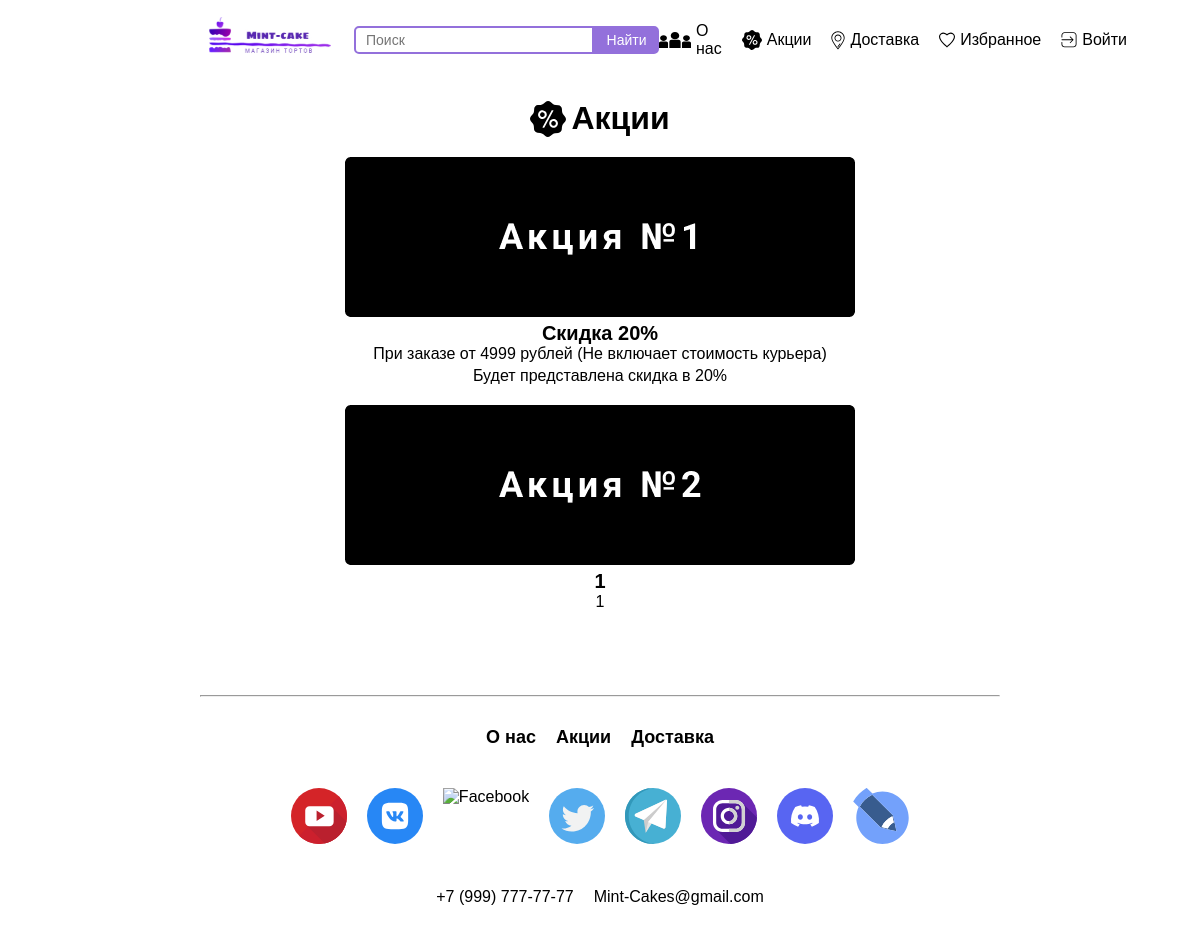
The page /sales.php on the database its author committed.
### tables this page shows
CREATE TABLE `sales` (
  `id` int NOT NULL,
  `name` varchar(50) NOT NULL,
  `image` varchar(50) NOT NULL,
  `text` varchar(200) NOT NULL,
  `hidden` varchar(10) NOT NULL DEFAULT 'no'
);

### sales.php (the view, shortened to what this page needs)
<?php
require("db.php");
$sales = $db->query("SELECT * FROM sales WHERE hidden='no'")->fetchAll(2);
?>
<!DOCTYPE html>
<html lang="ru">
<head>
    <link rel="stylesheet" href="css/sales.css">
</head>
<body>
    <header>
        <div class="head">
            <div class="container__head df ai">
                <div class="df ai">
                    <a href="index.php">
                        <img src="image/logo.svg" alt="Логотип">
                    </a>
                    <form action="search.php" method="POST" class="df">
                        <input type="search" name="search" placeholder="Поиск" required>
                        <button type="submit">Найти</button>
                    </form>
                </div>
                <?php if (isset($_SESSION["user"])) { ?>
                    <div class="menu df">
                        <a href="about.php">
                            <img src="image/about.svg" alt="О нас" width="32" height="16">
                            <span>О нас</span>
                        </a>
                        <a href="sales.php">
                            <img src="image/sale.svg" alt="Акции" width="20" height="20">
                            <span>Акции</span>
                        </a>
                        <a href="delivery.php">
                            <img src="image/delivery.svg" alt="Доставка" width="14" height="19">
                            <span>Доставка</span>
                        </a>
                        <a href="favorites.php">
                            <img src="image/favorites.svg" alt="Избранное" width="16" height="16">
                            <span>Избранное</span>
                        </a>
                        <?php if ($_SESSION["user"]["role"] == 1) { ?>
                            <a href="admin.php">
                                <img src="image/admin.svg" alt="Меню" width="16" height="16">
                                <span>Меню</span>
                            </a>
                            <a href="profile.php">
                                <img src="image/profile.svg" alt="Меню" width="16" height="16">
                                <span>Профиль</span>
                            </a>
                            <a href="?logout=1">
                                <img src="image/login.svg" alt="Войти" width="16" height="16">
                                <span>Выйти</span>
                            </a>
                        <?php } else { ?>
                            <a href="profile.php">
                                <img src="image/profile.svg" alt="Меню" width="16" height="16">
                                <span>Профиль</span>
                            </a>
                            <a href="?logout=1">
                                <img src="image/login.svg" alt="Войти" width="16" height="16">
                                <span>Выйти</span>
                            </a>
                        <?php } ?>
                    </div>
                <?php } else { ?>
                    <div class="menu df">
                        <a href="about.php">
                            <img src="image/about.svg" alt="О нас" width="32" height="16">
                            <span>О нас</span>
                        </a>
                        <a href="sales.php">
                            <img src="image/sale.svg" alt="Акции" width="20" height="20">
                            <span>Акции</span>
                        </a>
                        <a href="delivery.php">
                            <img src="image/delivery.svg" alt="Доставка" width="14" height="19">
                            <span>Доставка</span>
                        </a>
                        <a href="favorites.php">
                            <img src="image/favorites.svg" alt="Избранное" width="16" height="16">
                            <span>Избранное</span>
                        </a>
                        <a href="login.php">
                            <img src="image/login.svg" alt="Войти" width="16" height="16">
                            <span>Войти</span>
                        </a>
                    </div>
                <?php } ?>
            </div>
        </div>
    </header>
    <main>
        <h2 class="main__top__text df jcc">
            <span class="df ai">
                <img src="image/sale.svg" alt="%">
                Акции
            </span>
        </h2>
        <div class="main__sales df ai">
            <?php foreach ($sales as $sale) : ?>
                <div class="sales__info">
                    <span class="df ai">
                        <img src="image/<?= $sale["image"] ?>" alt="Изображение баннера с акцией">
                        <?= $sale["name"] ?>
                    </span>
                    <ul class="df ai">
                        <?php $sale = explode(".", $sale["text"]); ?>
                        <li><?= $sale[0] ?></li>
                        <li><?= $sale[1] ?></li>
                    </ul>
                </div>
            <?php endforeach; ?>
        </div>
    </main>
    <hr>
    <footer>
        <div class="footer__nav df jcc">
            <a href="about.php">О нас</a>
            <a href="sales.php">Акции</a>
            <a href="delivery.php">Доставка</a>
        </div>
        <div class="footer__media df jcc">
            <a href="https://youtube.com">
                <img src="image/youtube.svg" alt="Youtube" width="56" height="56">
            </a>
            <a href="https://vk.com">
                <img src="image/vk.svg" alt="Vkontakte" width="56" height="56">
            </a>
            <a href="https://facebook.com">
                <img src="image/facebook.svg" alt="Facebook" width="56" height="56">
            </a>
            <a href="https://twitter.com">
                <img src="image/twitter.svg" alt="Twitter" width="56" height="56">
            </a>
            <a href="https://web.telegram.org">
                <img src="image/telegram.svg" alt="Telegram" width="56" height="56">
            </a>
            <a href="https://instagram.com">
                <img src="image/instagram.svg" alt="Instagram" width="56" height="56">
            </a>
            <a href="https://discord.com">
                <img src="image/discord.svg" alt="Discord" width="56" height="56">
            </a>
            <a href="https://livejournal.com">
                <img src="image/livejournal.svg" alt="Livejournal" width="56" height="56">
            </a>
        </div>
        <div class="footer__contact df jcc">
            <span class="fc__number">+7 (999) 777-77-77</span>
            <span class="fc__mail">Mint-Cakes@gmail.com</span>
        </div>
    </footer>
</body>
</html>

### css/sales.css (style rules this page uses)
* { padding: 0; margin: 0; box-sizing: border-box; font-family: Verdana, sans-serif; }
html { overflow-x: hidden; margin-right: calc(-1 * (100vw - 100%)); }
body { overflow-x: hidden; }
main, footer, .list_products { margin: 0 200px; }
.df { display: flex; }
.jcc { justify-content: center; }
.ai { align-items: center; }
a { color: black; text-decoration: none; }
li { list-style-type: none; }
.container__head { margin: 0 200px; height: 80px; justify-content: space-between; }
.container__head form { margin-left: 14px; }
.container__head form input { text-indent: 10px; width: 240px; height: 28px; border-radius: 5px 0 0 5px; font-size: 14px; border: 2px solid mediumpurple; }
.container__head form button { width: 65px; border-radius: 0 5px 5px 0; font-size: 14px; color: white; background-color: mediumpurple; border: 2px solid mediumpurple; }
.menu { margin-right: 20px; gap: 20px; }
.menu a { display: flex; align-items: center; gap: 5px; }
main { margin-top: 20px; }
.main__top__text { font-size: 32px; }
.main__top__text img { height: 36px; }
.main__top__text span { gap: 5px; }
.main__sales { margin-top: 20px; flex-direction: column; gap: 20px; }
.sales__info span { gap: 5px; flex-direction: column; font-size: 20px; font-weight: bold; }
.sales__info span img { width: 510px; height: 160px; }
ul { font-size: 16px; flex-direction: column; gap: 4px; }
hr { margin: 80px 200px 30px 200px; }
footer { margin-top: 30px; }
.footer__nav { margin: 20px 0; font-size: 18px; font-weight: bold; gap: 20px; }
.footer__media { margin: 40px 0; gap: 20px; }
.footer__contact { margin: 40px 0; gap: 20px; }

### rows shown on the page
sales: image (picture), name "Скидка 20%", text "При заказе от 4999 рублей (Не включает стоимость курьера)", text "Будет представлена скидка в 20%"
sales: image (picture), name "1", text "1"
